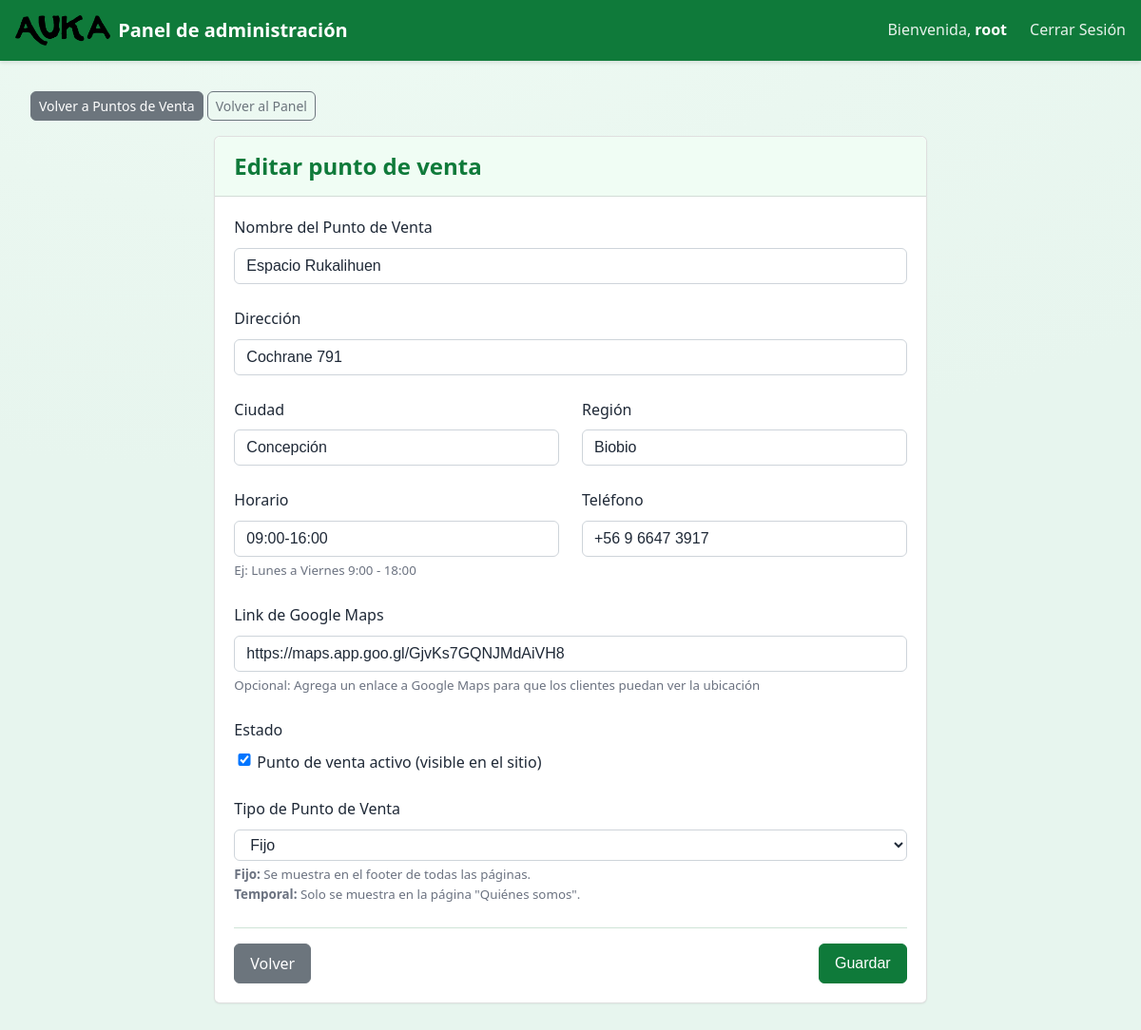
/panel/puntos-venta/editar/2/ (signed in), run on the app's committed database.
### panel/models.py (models this page shows, shortened)
class PuntoVenta(models.Model):
    TIPO_CHOICES = [
        ('fijo', 'Fijo'),
        ('temporal', 'Temporal'),
    ]
    """Lugares donde se venden los productos AUKA."""
    nombre = models.CharField(max_length=150)
    direccion = models.CharField(max_length=255)
    ciudad = models.CharField(max_length=100, blank=True)
    region = models.CharField(max_length=100, blank=True)
    horario = models.CharField(max_length=200, blank=True)
    telefono = models.CharField(max_length=30, blank=True)
    link_mapa = models.URLField(blank=True, help_text="Link a Google Maps (opcional)")
    activo = models.BooleanField(default=True)
    tipo = models.CharField(max_length=10, choices=TIPO_CHOICES, default='fijo', help_text="Fijo: se muestra en el footer. Temporal: solo en la página 'Quiénes somos'")

### panel/views.py (the view)
# urls.py: path('puntos-venta/editar/<int:pk>/', views.editar_punto_venta, name='editar_punto_venta'),
@login_required
def editar_punto_venta(request, pk):
    punto = get_object_or_404(PuntoVenta, pk=pk)
    if request.method == 'POST':
        form = PuntoVentaForm(request.POST, instance=punto)
        if form.is_valid():
            form.save()
            return redirect('lista_puntos_venta')
    else:
        form = PuntoVentaForm(instance=punto)
    return render(request, 'institucional/punto_venta_form.html', {
        'form': form,
        'titulo': 'Editar punto de venta'
    })

### panel/forms.py
class PuntoVentaForm(forms.ModelForm):
    class Meta:
        model = PuntoVenta
        fields = ['nombre', 'direccion', 'ciudad', 'region', 'horario', 'telefono', 'link_mapa', 'activo', 'tipo']
        widgets = {
            'nombre': forms.TextInput(attrs={'class': 'form-control'}),
            'direccion': forms.TextInput(attrs={'class': 'form-control'}),
            'ciudad': forms.TextInput(attrs={'class': 'form-control'}),
            'region': forms.TextInput(attrs={'class': 'form-control'}),
            'horario': forms.TextInput(attrs={'class': 'form-control'}),
            'telefono': forms.TextInput(attrs={'class': 'form-control'}),
            'link_mapa': forms.URLInput(attrs={'class': 'form-control'}),
            'activo': forms.CheckboxInput(attrs={'class': 'form-check-input'}),
            'tipo': forms.Select(attrs={'class': 'form-control'}),
        }

### panel/context_processors.py (called while the page is built)
def puntos_venta_context(request):
    try:
        puntos_venta = PuntoVenta.objects.filter(activo=True)
        try:
            puntos_venta = puntos_venta.filter(tipo='fijo')
        except (FieldError, AttributeError):
            pass
        puntos_venta = puntos_venta.order_by('nombre')
        return {
            'puntos_venta': puntos_venta
        }
    except Exception as e:
        return {
            'puntos_venta': []
        }

### panel/templates/institucional/punto_venta_form.html (shortened to what this page needs)
{% extends 'base_panel.html' %}
{% block content %}
<div class="container">
    <div class="mb-3">
        <a href="{% url 'lista_puntos_venta' %}" class="btn btn-secondary btn-sm">Volver a Puntos de Venta</a>
        <a href="{% url 'inicio_admin' %}" class="btn btn-outline-secondary btn-sm">Volver al Panel</a>
    </div>
    <div class="row justify-content-center">
        <div class="col-md-8">
            <div class="card shadow-sm">
                <div class="card-header">
                    <h2 class="mb-0">{% if titulo %}{{ titulo }}{% else %}Punto de Venta{% endif %}</h2>
                </div>
                <div class="card-body">
    <form method="post">
                        <div class="mb-4">
                            <label for="{{ form.nombre.id_for_label }}" class="form-label fw-bold">
                                Nombre del Punto de Venta
                            </label>
                            {{ form.nombre }}
                        </div>
                        <div class="mb-4">
                            <label for="{{ form.direccion.id_for_label }}" class="form-label fw-bold">
                                Dirección
                            </label>
                            {{ form.direccion }}
                        </div>
                        <div class="row">
                            <div class="col-md-6 mb-4">
                                <label for="{{ form.ciudad.id_for_label }}" class="form-label fw-bold">
                                    Ciudad
                                </label>
                                {{ form.ciudad }}
                            </div>
                            <div class="col-md-6 mb-4">
                                <label for="{{ form.region.id_for_label }}" class="form-label fw-bold">
                                    Región
                                </label>
                                {{ form.region }}
                            </div>
                        </div>
                        <div class="row">
                            <div class="col-md-6 mb-4">
                                <label for="{{ form.horario.id_for_label }}" class="form-label fw-bold">
                                    Horario
                                </label>
                                {{ form.horario }}
                                <small class="text-muted d-block mt-1">Ej: Lunes a Viernes 9:00 - 18:00</small>
                            </div>
                            <div class="col-md-6 mb-4">
                                <label for="{{ form.telefono.id_for_label }}" class="form-label fw-bold">
                                    Teléfono
                                </label>
                                {{ form.telefono }}
                            </div>
                        </div>
                        <div class="mb-4">
                            <label for="{{ form.link_mapa.id_for_label }}" class="form-label fw-bold">
                                Link de Google Maps
                            </label>
                            {{ form.link_mapa }}
                            <small class="text-muted d-block mt-1">Opcional: Agrega un enlace a Google Maps para que los clientes puedan ver la ubicación</small>
                        </div>
                        <div class="mb-4">
                            <label for="{{ form.activo.id_for_label }}" class="form-label fw-bold">
                                Estado
                            </label>
                            <div class="form-check">
                                {{ form.activo }}
                                <label class="form-check-label" for="{{ form.activo.id_for_label }}">
                                    Punto de venta activo (visible en el sitio)
                                </label>
                            </div>
                        </div>
                        <div class="mb-4">
                            <label for="{{ form.tipo.id_for_label }}" class="form-label fw-bold">
                                Tipo de Punto de Venta
                            </label>
                            {{ form.tipo }}
                            <small class="text-muted d-block mt-1">
                                <strong>Fijo:</strong> Se muestra en el footer de todas las páginas.<br>
                                <strong>Temporal:</strong> Solo se muestra en la página "Quiénes somos".
                            </small>
                        </div>
                        <div class="d-flex justify-content-between pt-3 border-top">
                            <a href="{% url 'lista_puntos_venta' %}" class="btn btn-secondary">Volver</a>
                            <button type="submit" class="btn btn-success">Guardar</button>
                        </div>
    </form>
                </div>
            </div>
        </div>
    </div>
</div>
{% endblock %}

### panel/templates/base_panel.html (shortened to what this page needs)
{% load static %}
<!DOCTYPE html>
<html lang="es">
<head>
</head>
<body>
    <nav class="navbar">
        <div class="navbar-content">
            <a class="navbar-brand" href="{% url 'inicio_admin' %}">
                <img src="{% static 'img/logo.png' %}" alt="AUKA">
                Panel de administración
            </a>
            <div class="navbar-nav">
                <span class="navbar-text">
                    Bienvenida, <strong>{{ user.username }}</strong>
                </span>
                <a class="nav-link" href="{% url 'logout' %}">Cerrar Sesión</a>
            </div>
        </div>
    </nav>
    <main>
        <div class="container">
            {% block content %}
            {% endblock %}
        </div>
    </main>
</body>
</html>

### panel/templates/base_panel.html (style rules this page uses)
* { margin: 0; padding: 0; box-sizing: border-box; }
:root { --green: #0f7a3a; --green-dark: #0a5d2a; --green-light: #bbf7d0; --green-bg: #f0fdf4; --text: #1f2937; --text-muted: #6b7280; --border: rgba(15, 122, 58, 0.2); --shadow: 0 2px 4px rgba(0, 0, 0, 0.1); }
body { font-family: system-ui, -apple-system, BlinkMacSystemFont, "Segoe UI", Roboto, sans-serif; background: radial-gradient(1200px 500px at 30% 0%, #eefaf3 0%, #eaf7f0 45%, #e7f5ee 100%); color: var(--text); line-height: 1.6; min-height: 100vh; }
.container { max-width: 1200px; margin: 0 auto; padding: 0 1rem; }
.navbar { background-color: var(--green); padding: 1rem 0; box-shadow: 0 2px 4px rgba(0, 0, 0, 0.1); }
.navbar-content { max-width: 1200px; margin: 0 auto; padding: 0 1rem; display: flex; justify-content: space-between; align-items: center; }
.navbar-brand { color: white; font-weight: 600; font-size: 1.25rem; text-decoration: none; display: flex; align-items: center; gap: 0.5rem; }
.navbar-brand img { height: 32px; }
.navbar-nav { display: flex; align-items: center; gap: 1.5rem; }
.navbar-text { color: rgba(255, 255, 255, 0.9); font-weight: 500; }
.navbar-text strong { color: white; }
.nav-link { color: rgba(255, 255, 255, 0.9); text-decoration: none; font-weight: 500; transition: color 0.2s ease; }
main { padding: 2rem 0; min-height: calc(100vh - 80px); }
.row { display: flex; flex-wrap: wrap; margin: 0 -0.75rem; }
.col-md-3, .col-md-4, .col-md-6, .col-md-8, .col-12 { padding: 0 0.75rem; flex: 0 0 auto; }
.col-md-6 { width: 50%; }
.col-md-8 { width: 66.666667%; }
h2 { color: var(--green); font-weight: 600; font-size: 1.5rem; margin-bottom: 1rem; }
.btn { display: inline-block; padding: 0.5rem 1rem; border: 1px solid transparent; border-radius: 0.375rem; font-weight: 500; text-decoration: none; text-align: center; cursor: pointer; transition: all 0.2s ease; font-size: 1rem; line-height: 1.5; }
.btn-success { background-color: var(--green); border-color: var(--green); color: white; }
.btn-secondary { background-color: #6c757d; border-color: #6c757d; color: white; }
.btn-outline-secondary { background-color: transparent; border-color: #6c757d; color: #6c757d; }
.btn-sm { padding: 0.25rem 0.5rem; font-size: 0.875rem; }
.card { background: white; border: 1px solid rgba(0, 0, 0, 0.125); border-radius: 0.375rem; box-shadow: var(--shadow); margin-bottom: 1rem; }
.card-header { background-color: var(--green-bg); border-bottom: 1px solid rgba(0, 0, 0, 0.125); padding: 0.75rem 1.25rem; border-radius: 0.375rem 0.375rem 0 0; }
.card-header h2 { margin: 0; font-size: 1.5rem; }
.card-body { padding: 1.25rem; }
.d-flex { display: flex; }
.justify-content-between { justify-content: space-between; }
.justify-content-center { justify-content: center; }
.mb-0 { margin-bottom: 0; }
.mb-3 { margin-bottom: 1rem; }
.mb-4 { margin-bottom: 1.5rem; }
.mt-1 { margin-top: 0.25rem; }
.pt-3 { padding-top: 1rem; }
.text-muted { color: var(--text-muted); }
.fw-bold { font-weight: 700; }
.d-block { display: block; }
.form-label { display: block; margin-bottom: 0.5rem; font-weight: 500; color: var(--text); }
.form-control, .form-select { display: block; width: 100%; padding: 0.375rem 0.75rem; font-size: 1rem; font-weight: 400; line-height: 1.5; color: var(--text); background-color: #fff; border: 1px solid #ced4da; border-radius: 0.375rem; transition: border-color 0.15s ease-in-out, box-shadow 0.15s ease-in-out; }
.form-check { display: block; min-height: 1.5rem; padding-left: 1.5em; margin-bottom: 0.125rem; }
.form-check-input { float: left; margin-left: -1.5em; width: 1em; height: 1em; margin-top: 0.25em; vertical-align: top; cursor: pointer; }
.form-check-label { cursor: pointer; }
.border-top { border-top: 1px solid var(--border); }
.shadow-sm { box-shadow: 0 1px 2px rgba(0, 0, 0, 0.05); }
a { color: var(--green); text-decoration: none; }
img { max-width: 100%; height: auto; }
input[type="text"], input[type="number"], input[type="email"], input[type="url"], input[type="file"], textarea, select { width: 100%; padding: 0.375rem 0.75rem; font-size: 1rem; font-weight: 400; line-height: 1.5; color: var(--text); background-color: #fff; border: 1px solid #ced4da; border-radius: 0.375rem; transition: border-color 0.15s ease-in-out, box-shadow 0.15s ease-in-out; }
input[type="checkbox"] { width: 1em; height: 1em; margin-top: 0.25em; cursor: pointer; }

### data on the page
PuntoVenta: nombre "Espacio Rukalihuen", direccion "Cochrane 791", ciudad "Concepción", region "Biobio", horario "09:00-16:00", telefono "+56 9 6647 3917", link_mapa "https://maps.app.goo.gl/GjvKs7GQNJMdAiVH8", activo "☑", tipo "Fijo"

### other printed values
{{ user.username }} "root"
{{ titulo }} "Editar punto de venta"
